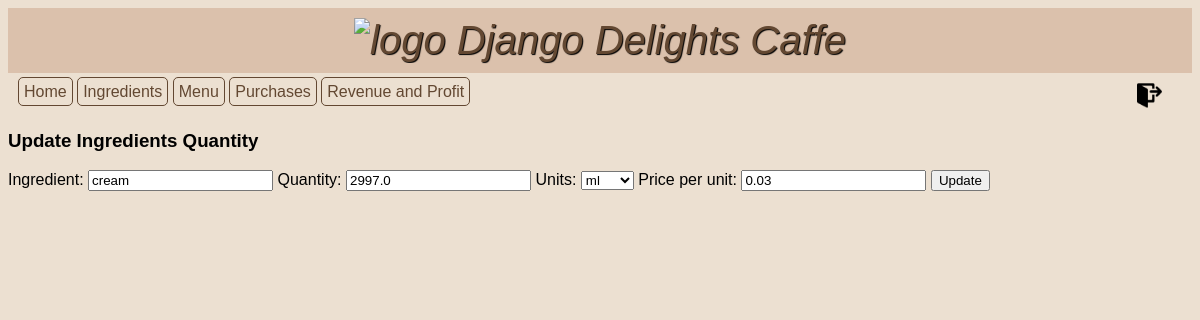
/ingredients/14/update (signed in), run on an earlier commit of the app's database.
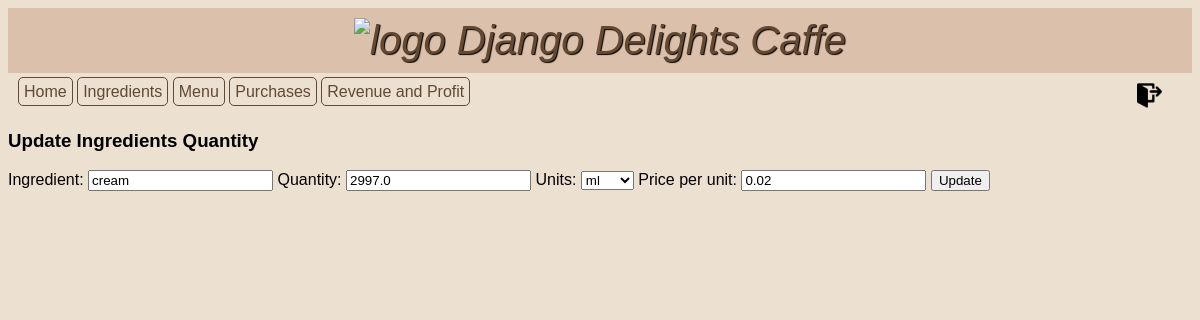
And on a later commit of the database.
### inventory/models.py (models this page shows, shortened)
class Ingredient(models.Model):
    ML = "ml"
    GRAMS = "g"
    UNITS = "units"
    OTHER = "other"
    UNIT_TYPE_CHOICES = [
        (ML, "ml"),
        (GRAMS, "g"),
        (UNITS, "units"),
        (OTHER, "other"),
    ]
    name = models.CharField(max_length=50, verbose_name="Ingredient")
    quantity = models.FloatField(default=0.0, verbose_name="Quantity")
    unit = models.CharField(
        max_length=10, choices=UNIT_TYPE_CHOICES, default=OTHER, verbose_name="Units"
    )
    unit_price = models.FloatField(default=0.0, verbose_name="Price per unit")

### inventory/views.py (the view)
class UpdateIngredientView(LoginRequiredMixin, UpdateView):
    model = Ingredient
    form_class = IngredientCreateForm
    template_name = "inventory/update_ingredient.html"

### inventory/forms.py
class IngredientCreateForm(forms.ModelForm):
    class Meta:
        model = Ingredient
        fields = "__all__"

### inventory/templates/inventory/update_ingredient.html
{% extends 'base.html' %} {% load static %} {% block content %}
<h3>Update Ingredients Quantity</h3>
<form method="POST">
  {% csrf_token %} {{ form }}
  <input type="submit" value="Update" />
</form>
{% endblock %}

What changed in the data, as far as the page shows it:
changed Ingredient "cream": unit_price "0.03" → "0.02"
